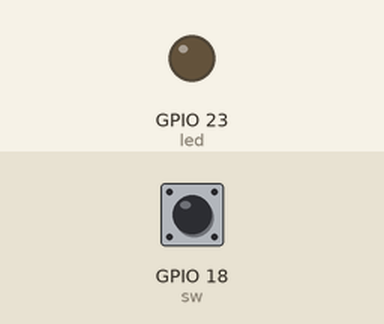
The program below on a simulated Raspberry Pi (BCM pin numbers). Shown: output pins drawn as LEDs (lit = HIGH). The test bench sets the inputs (shaded band); at power-on: GPIO 18 (sw) HIGH. What the program prints to the terminal is not drawn.

Above: at 1.2 s.
1.3 s: GPIO 18 (sw) pulled LOW for 0.15 s
At 2.3 s:
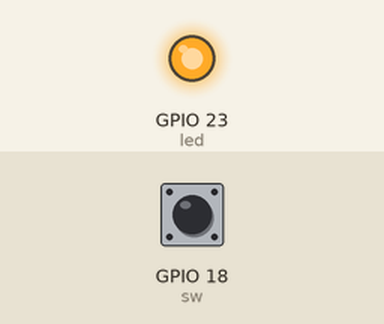
4.4 s: GPIO 18 (sw) pulled LOW for 3.2 s
At 12.3 s:
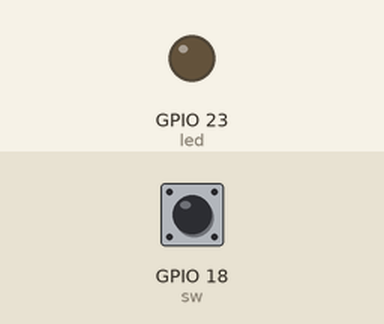
Timing chart, 0 to 13.8 s (numbered marks = the images above; inputs shaded):
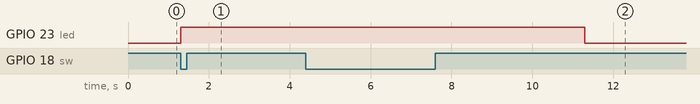

The program:

kadai2-1.py
```python
# 2023/05/09
# 一回押したら5秒点灯

import RPi.GPIO as GPIO #GPIOを使うために必要
import time #タイマーを使うために必要

pin = 18
led = 23

### GPIOのピンを指定する方法 ###
GPIO.setmode(GPIO.BCM) #GPIOの番号で指定する
GPIO.setup(pin, GPIO.IN,pull_up_down=GPIO.PUD_UP)

### ピンのセットアップ（指定用途の確定） ###
# LEDピンの出力
GPIO.setup(led, GPIO.OUT)

try: #try~expectでひと固まり
    while True: #無限ループ（基本）
        sw = GPIO.input(pin)
        if sw == 0:
            print("スイッチON")
            GPIO.output(led, GPIO.HIGH)
            time.sleep(5)
            GPIO.output(led, GPIO.LOW)

except KeyboardInterrupt: #キーボードの入力により処理を判定
    GPIO.cleanup()  # GPIOの解放
```

Measured:
- after the input at 1.3 s, GPIO 23 (led): LOW → HIGH at once
- after the input at 4.4 s, GPIO 23 (led): HIGH → LOW after 6.9 s instead of 1.9 s
